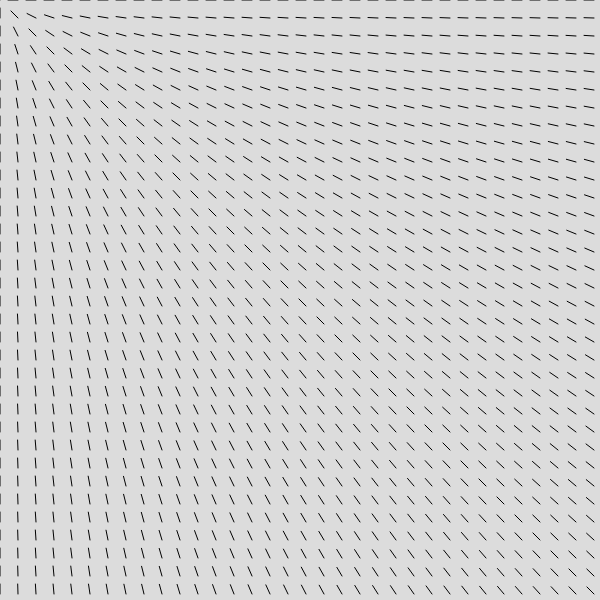
Frame 1 (no input)
Frame 60 (no input): identical to frame 1, image omitted
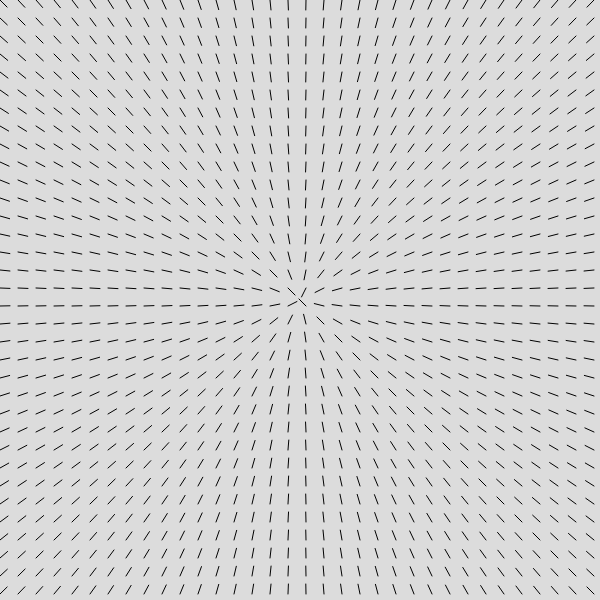
Frame 120 (the mouse pressed at the canvas centre since frame 60)

The p5.js sketch that drew these frames (run headless with seeded random() and noise() and a simulated clock; from frame 60 on, the mouse is pressed at the canvas centre):

// p5.js sketch
// ── sketch.js
/**************************************************************************
  Normalized Vector Array
  REFERENCES:
  # Nature of Code 2nd Edition 1. Vectors : https://nature-of-code-2nd-edition.netlify.app/vectors/
  # Dan Shiffman’s Coding Train 1.3 Random Vectors: https://thecodingtrain.com/tracks/the-nature-of-code-2/noc/1-vectors/5-unit-vector
  created 08 Feb 2023
  modified 08 Feb 2023
  by I-Jon Hsieh
 **************************************************************************/

function setup() {
  createCanvas(600, 600);
}

function draw() {
  background(220);

  let spacing = 18;
  for (let y = 0; y < height; y += spacing) {
    for (let x = 0; x < width; x += spacing) {
      let v = createVector(mouseX - x, mouseY - y);
      v.setMag(10);
      line(x, y, x + v.x, y + v.y);
    }
  }
}
